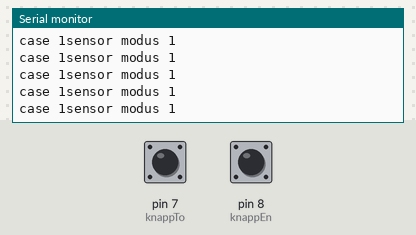
The program below on a simulated Arduino Uno, built with avr-gcc and run on an emulated ATmega328P. On the bench: the last lines printed to the serial monitor. Inputs (shaded band) come from the test bench; at power-on: pin 7 (knappTo) HIGH, pin 8 (knappEn) HIGH.

Above: at 1.2 s.
1.3 s: pin 7 (knappTo) pulled LOW for 1 s
At 2.0 s:
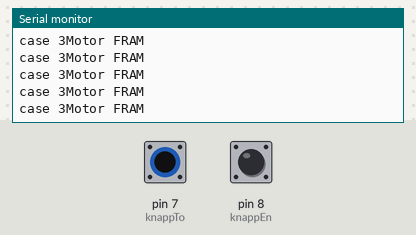
3.8 s: pin 8 (knappEn) pulled LOW for 0.15 s
At 4.3 s:
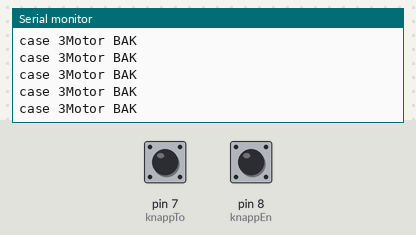
5.7 s: pin 8 (knappEn) pulled LOW for 1 s
9.7 s: pin 7 (knappTo) pulled LOW for 0.15 s
At 10.6 s:
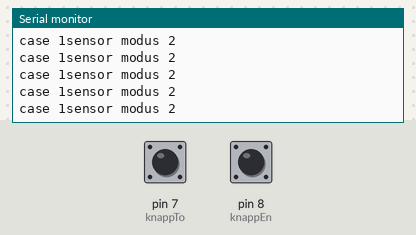
12.8 s: pin 7 (knappTo) pulsed LOW 5 times (0.12 s each, 0.3 s apart)
At 13.3 s:
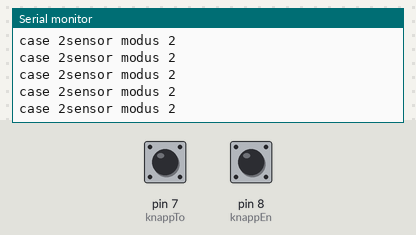
17.3 s: pin 7 (knappTo) pulled LOW for 1 s
At 18.1 s:
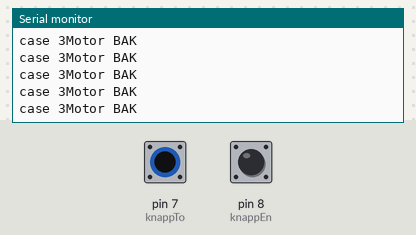

Measured:
- after the input at 1.3 s, the serial monitor: prints a new line after 0.09 s (image 1)
- after the input at 3.8 s, the serial monitor: prints a new line after 0.08 s (image 2)
- after the input at 9.7 s, the serial monitor: prints a new line after 0.08 s (image 3)
- after the input at 12.8 s, the serial monitor: prints a new line after 0.09 s (image 4)
- after the input at 17.3 s, the serial monitor: prints a new line after 0.08 s (image 5)

The program:

main.cpp
```cpp
    #include <Arduino.h>
    const int knappEn = 8;
    const int knappTo = 7;
    int toggleEn = 0;
    int toggleTo = 0;

    unsigned long startMillis;
    unsigned long currentMillis;
    const unsigned long period = 500;

    void setup() {
        pinMode(knappEn, INPUT_PULLUP);
        pinMode(knappTo, INPUT_PULLUP);
        Serial.begin(9600);
        startMillis = millis();
    }

    void loop() {
        currentMillis = millis();
        if (digitalRead(knappEn) == LOW && currentMillis - startMillis >= period){
            toggleEn ++;
            if (toggleEn == 2){
                toggleEn = 0;
            }
            startMillis = currentMillis;
        }
        if (toggleTo == 0 || toggleTo == 1){
            switch(toggleEn) {
                case 0:
                    Serial.println("sensor modus 1");
                    break;
                case 1:
                    Serial.println("sensor modus 2");
                    break;
            }
        }
        if (toggleTo == 2){
            switch(toggleEn) {
                case 0:
                    Serial.println("Motor FRAM");
                    break;
                case 1:
                    Serial.println("Motor BAK");
                    break;
            }
        }
        if (digitalRead(knappTo) == LOW && currentMillis - startMillis >= period){
            toggleTo ++;
            if (toggleTo == 3){
                toggleTo = 0;
            }
            startMillis = currentMillis;
        }
        switch(toggleTo) {
            case 0:
                Serial.print("case 1");
                break;
            case 1:
                Serial.print("case 2");
                break;
            case 2:
                Serial.print("case 3");
                break;
        }
    }
```
